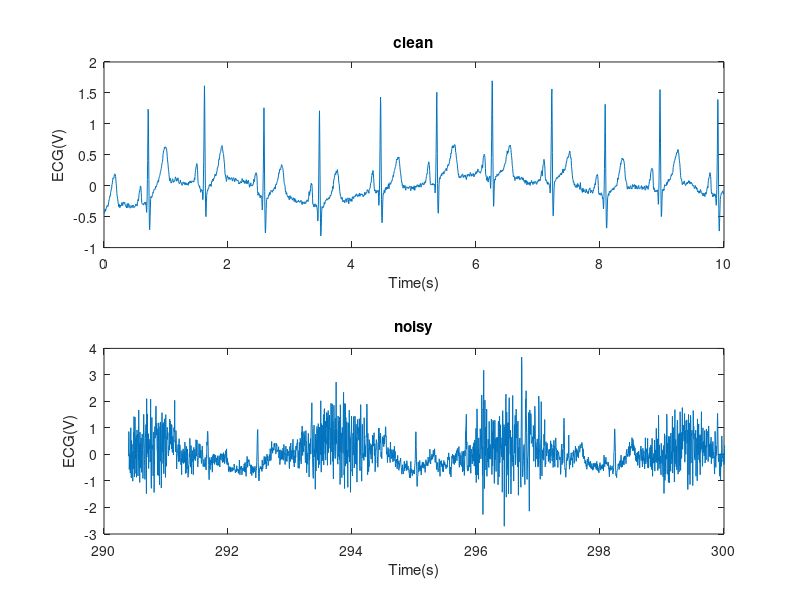
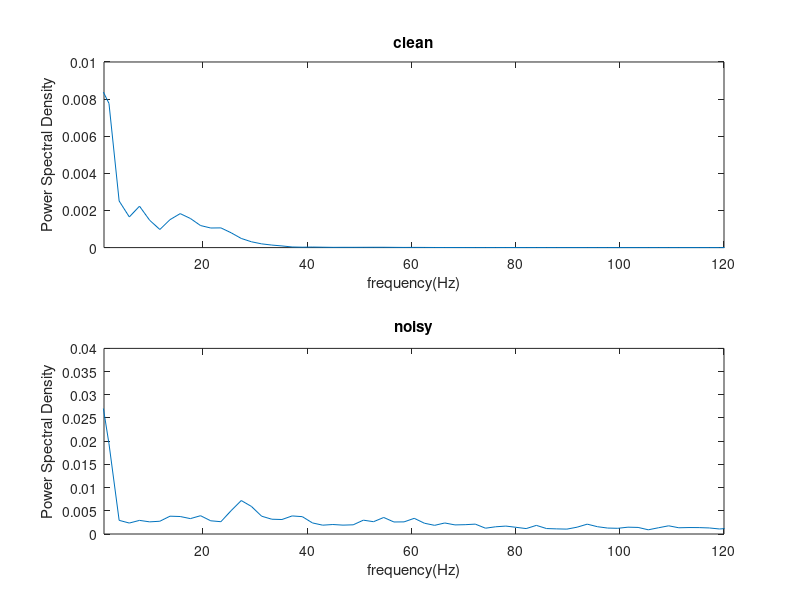
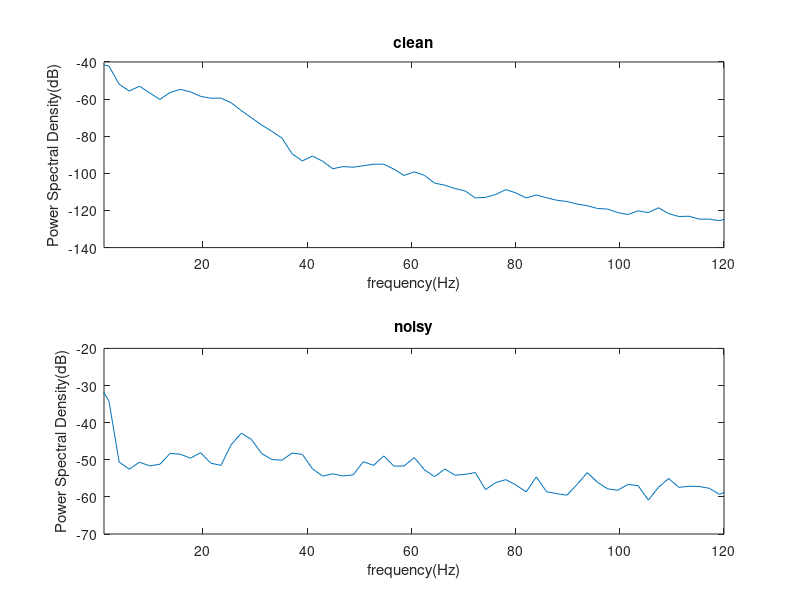
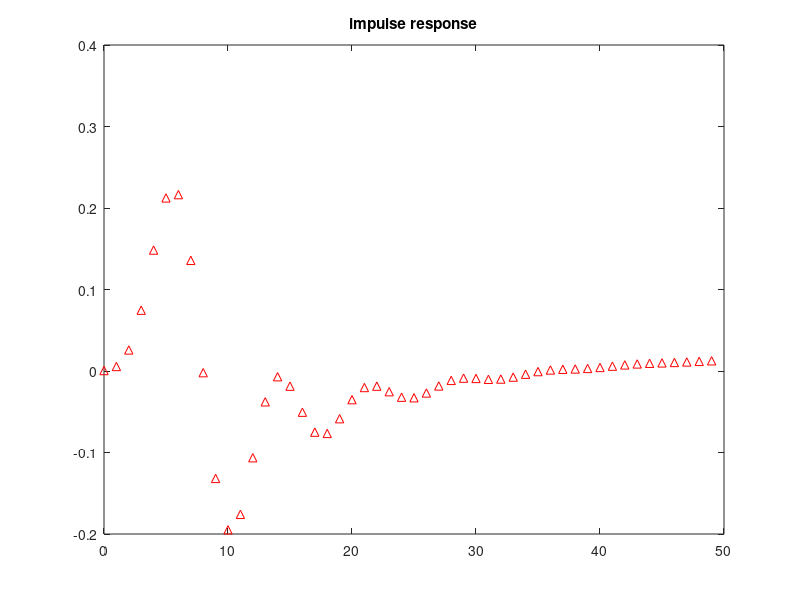

Recreate these plots in MATLAB, in order. (Note: this script raises an error after producing the figures.)
close all
normal = load('normal.mat').normal;
t = double(normal(:, 1));
x = double(normal(:, 2));
fs = 1/(t(2)-t(1));

figure;
subplot(2, 1, 1)
plot(t(1:fs*10), x(1:fs*10))
title('clean')
xlabel('Time(s)')
ylabel('ECG(V)')
subplot(2, 1, 2)
plot(t(end-10*fs:end), x(end-10*fs:end))
title('noisy')
xlabel('Time(s)')
ylabel('ECG(V)')
xlim([290 300])
saveas(gcf, 'time domain.png')

figure;
subplot(2, 1, 1)
[Pxx, f] = pwelch(x(1:fs*10), [], [], [], fs);
plot(f, Pxx)
title('clean')
xlabel('frequency(Hz)')
ylabel('Power Spectral Density')
xlim([1 120])
subplot(2, 1, 2)
[Pxx, f] = pwelch(x(end-10*fs:end), [], [], [], fs);
plot(f, Pxx)
title('noisy')
xlabel('frequency(Hz)')
ylabel('Power Spectral Density')
xlim([1 120])
saveas(gcf, 'psd.png')

figure
subplot(2, 1, 1)
[Pxx, f] = pwelch(x(1:fs*10), [], [], [], fs);
plot(f,  mag2db(Pxx))
title('clean')
xlabel('frequency(Hz)')
ylabel('Power Spectral Density(dB)')
xlim([1 120])
subplot(2, 1, 2)
[Pxx, f] = pwelch(x(end-10*fs:end), [], [], [], fs);
plot(f, mag2db(Pxx))
title('noisy')
xlabel('frequency(Hz)')
ylabel('Power Spectral Density(dB)')
xlim([1 120])
saveas(gcf, 'psd_dB.png')

fcutlow=10;   %low cut frequency in Hz
fcuthigh=40;   %high cut frequency in Hz
% Creating butterworth filter 
[b,a] = butter(7, [1 35]/(fs/2));

figure
% Plotting impulse response
impz(b,a,50)
title('impulse response')
saveas(gcf, 'impz.png')

figure
freqz(b,a,256,fs)
% Plotting frequency response
[h, f] = freqz(b,a,256,fs);
saveas(gcf, 'freq.png')

x_noisy_filtered = filter(b, a, x(int32(240*fs):int32(250*fs)));
x_filtered = filter(b, a, x(1:int32(10*fs)));

[Pxx, f] = pwelch(x(1:int32(10*fs)), [], [], [], fs);
[Pxx_filtered, f] = pwelch(x_filtered, [], [], [], fs);
% Calculating energy loss
loss_rate = 1 - sum(Pxx_filtered(int32(1*4): int32(50*4)))/sum(Pxx(int32(1*4): int32(50*4)));
disp(loss_rate)

% Plotting signals before and after filtering
figure;
subplot(4, 1, 1)
plot(t(int32(240*fs):int32(250*fs)), x(int32(240*fs):int32(250*fs)))
title('noisy signal before filtering')
xlabel('Time(s)')
ylabel('ECG(V)')
subplot(4, 1, 2)
plot(t(int32(240*fs):int32(250*fs)), x_noisy_filtered)
title('noisy signal after filtering')
xlabel('Time(s)')
ylabel('ECG(V)')
subplot(4, 1, 3)
plot(t(1:int32(10*fs)), x(1:int32(10*fs)))
title('clean signal before filtering')
xlabel('Time(s)')
ylabel('ECG(V)')
subplot(4, 1, 4)
plot(t(1:int32(10*fs)), x_filtered)
title('clean signal after filtering')
xlabel('Time(s)')
ylabel('ECG(V)')
saveas(gcf, 'before and after filtering.png')





